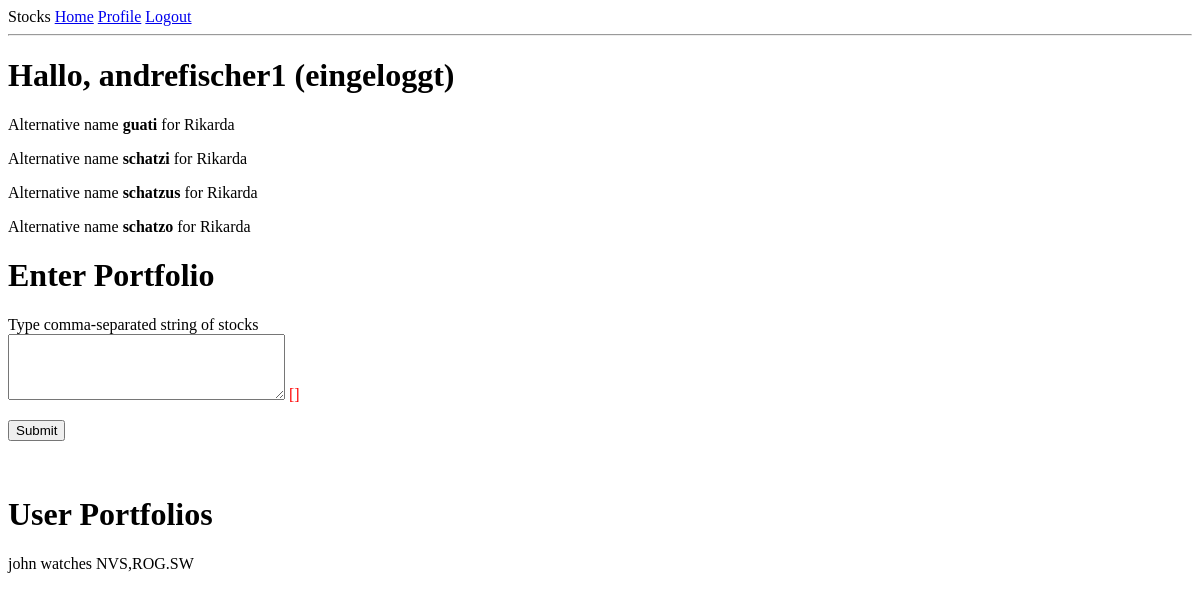
Before: /index (signed in) with the older database file.
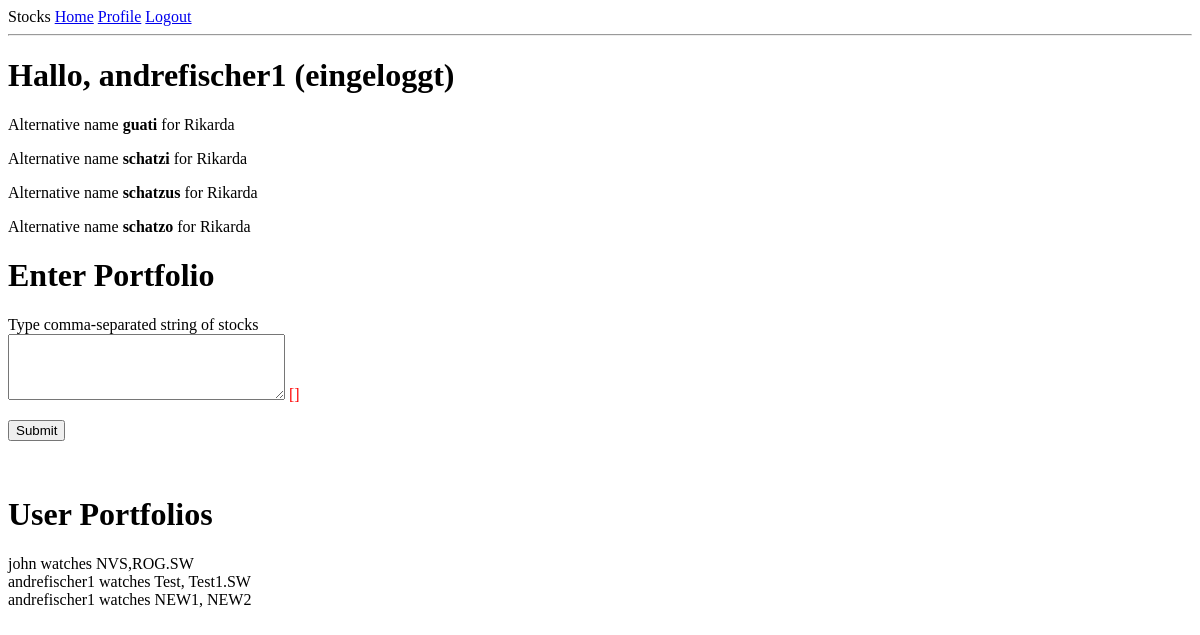
After: the same page with the newer database file.
### app/models.py (models this page shows, shortened)
class Portfolio(db.Model):
    id: so.Mapped[int] = so.mapped_column(primary_key=True)
    name: so.Mapped[Optional[str]] = so.mapped_column(sa.String(256), index=True, unique=True)  # each portfolio has a name which is Optional
    timestamp: so.Mapped[datetime] = so.mapped_column(index=True, default=lambda: datetime.now(timezone.utc))  # use Datetime to get Swiss time
    stock_list: so.Mapped[str] = so.mapped_column(sa.String(256))
    """
    Map to foreign key of "User" class
    """
    user_id: so.Mapped[int] = so.mapped_column(sa.ForeignKey(User.id),  index=True)
    author: so.Mapped[User] = so.relationship(back_populates='portfolios')

class User(UserMixin, db.Model):  # inherts from db.Model, the bas lass for all models in SQLAlhemy
    id: so.Mapped[int] = so.mapped_column(primary_key=True)
    username: so.Mapped[str] = so.mapped_column(sa.String(64), index=True,  unique=True)
    email: so.Mapped[str] = so.mapped_column(sa.String(120), index=True, unique=True)
    """
    Relationship to new class Portfolio "author" object; so.relationship() is model class that represents the other side of the relationship;
    the "back_populates" arguments reference the name of the relationship attribute on the other side
    """
    portfolios: so.WriteOnlyMapped['Portfolio'] = so.relationship(back_populates='author')
    """
    - password hash is used instead of password to not store them as plain text if DB is comprimised
    - optional typing allows empty or "None"
    - from werkzeug, password hashing and it's checking are added as methods
    """
    password_hash: so.Mapped[Optional[str]] = so.mapped_column(sa.String(256))
    about_me: so.Mapped[Optional[str]] = so.mapped_column(sa.String(140))
    last_seen: so.Mapped[Optional[datetime]] = so.mapped_column(
        default=lambda: datetime.now(timezone.utc))

### app/routes.py (the view)
@app.route('/', methods=['GET', 'POST'])  # decorator for following function
@app.route('/index', methods=['GET', 'POST'])  # 2nd decorator
@login_required  # although it's index, we can set that here - not logged in person will be sent to login function
def index():
    mock_user = {'username':'Rikarda'}
    alt_names = ['guati','schatzi','schatzus','schatzo']
    form = PostPortfolio()
    if form.validate_on_submit():  # forms always are POST requests
        portfolio = Portfolio(stock_list=form.portfolio.data, author=current_user)
        db.session.add(portfolio)
        db.session.commit()
        flash('Your portfolio is now stored in database!')
        return redirect(url_for('index')) # it's recommended to have a redirect at the end of a post request
    portfolio_query = sa.select(Portfolio)
    portfolios = db.session.scalars(portfolio_query).all()
    return render_template('index.html',user=mock_user, alt_names=alt_names, portfolios=portfolios, form=form)

### app/forms.py
class PostPortfolio(FlaskForm):
    portfolio = TextAreaField('Type comma-separated string of stocks',
                              validators=[DataRequired(), Length(min=1, max=300)])
    submit = SubmitField('Submit')

### app/models.py (called while the page is built)
@login.user_loader  # user loader is registered with decorator
def load_user(id):
    return db.session.get(User, int(id)) # needs to be converted to int as string

### app/routes.py (called while the page is built)
@app.before_request
def before_request():
    if current_user.is_authenticated:
        current_user.last_seen = datetime.now(timezone.utc) # adding to db - no .add() needed here
        db.session.commit() # committing to db

### app/templates/index.html (shortened to what this page needs)
{% extends "base.html" %}
{% block content %}
        {% if not current_user.is_anonymous %}
        <h1> Hallo, {{ current_user.username}} (eingeloggt)</h1>
        {% endif %}
        {% for a in alt_names %}
        <div><p>Alternative name <b> {{ a }}  </b> for {{ user['username'] }}</p></div>
        {% endfor %}
        <h1> Enter Portfolio </h1>
        <form action="", method="post">
                <p>
                        {{ form.portfolio.label }} <br>
                        {{ form.portfolio(cols=32,rows=4)}}
                        <span style="color: red;">[{{ error }}]</span>
                </p>
                <p>{{ form.submit() }}</p>
        </form>
        <br>
        <h1> User Portfolios </h1>
        {% for p in portfolios %}
        <tr valign="top">
                <div><td>{{p.author.username}} watches {{p.stock_list}}</td></div>
        </tr>
        {% endfor %}
{% endblock %}

Changed rows visible on the page:
added Portfolio: author.username "andrefischer1", stock_list "Test, Test1.SW"
added Portfolio: author.username "andrefischer1", stock_list "NEW1, NEW2"
